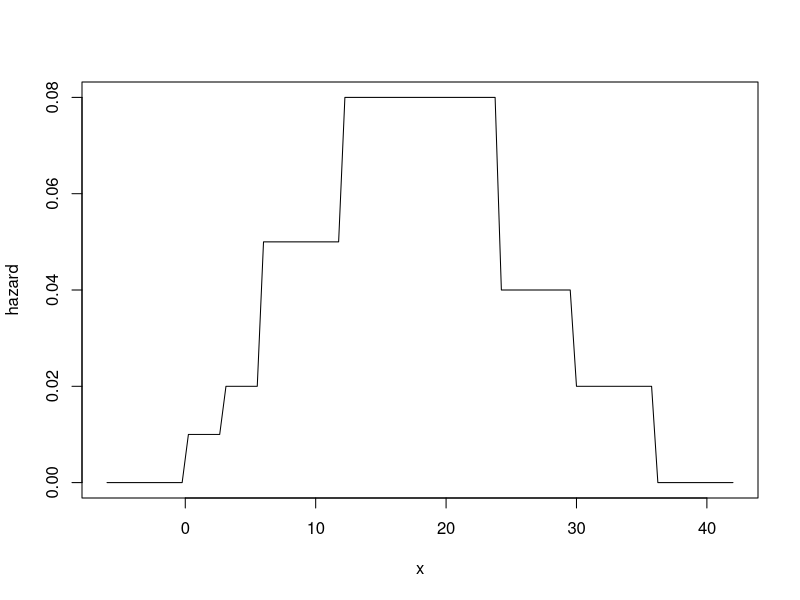
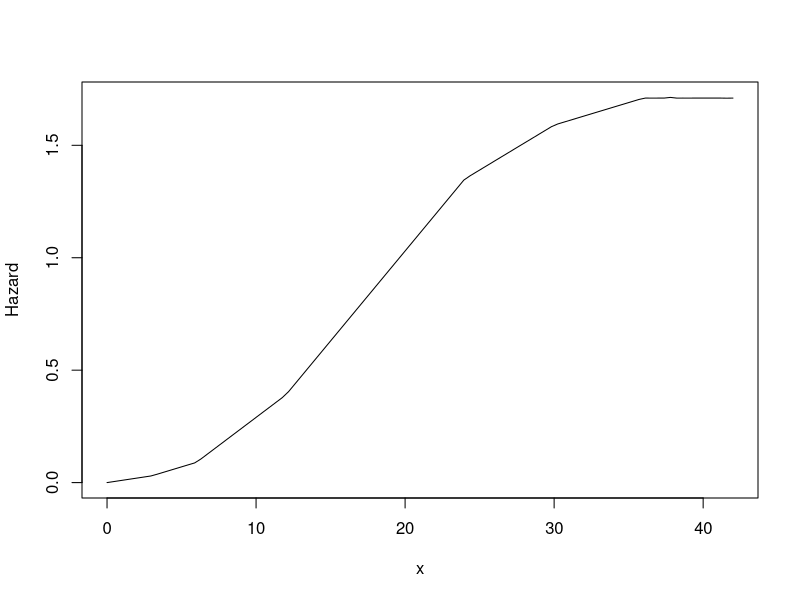
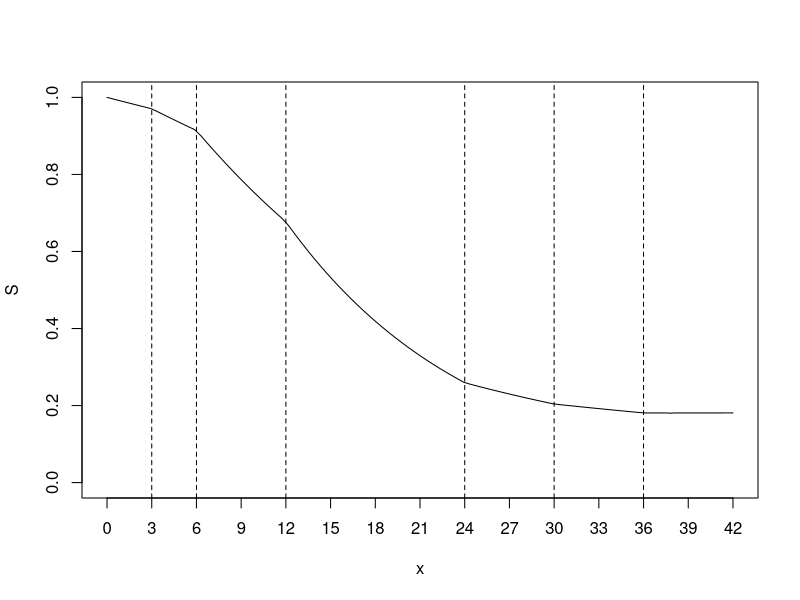

These charts were generated, in order, by the following R code:


# Specification of piecwise constant hazards
CumPeriods <- c(3, 6, 12, 24, 30, 36)       # after this number of months
HazRates <- c(.01,.02, .05, .08,.04, .02)  

hazard<-function(t){ 
  if(t<=0 | t>max(CumPeriods)) res=0 else {
    res=rev(HazRates[(t < CumPeriods)])
    res=res[length(res)]}
  return(res)
  }
hazard<-Vectorize(hazard)
hazard(c(-1,3,13,25,35,47))

plot(hazard,xlim=c(-6,42))

Hazard<-function(t){integrate(hazard,lower=0,upper=t)$value}
# Better analytically: piecewise linear function
Hazard(0)

Hazard<-Vectorize(Hazard)
plot(Hazard,xlim=c(0,42))

fail=.7
S<-function(t) { exp(-Hazard(t))}

plot(S,xlim=c(0,42),xaxp=c(0,42,14),ylim=c(0,1))
abline(v=CumPeriods,lty=2)
# Is pretty flexible!


# ToDos:  
#    (1) Given CumPeriods (t1,..,tk) and 
#    Survival values S(t1)...S(tk) monoton decreasing.
#    Finde reasonably smooth interpolation by piecewise constant hazards
#
#    (2) Given S(t) given as piecewise constant hazards
#    Simulate efficently from this distribution. 
#
#    (3) Implement the formulas for RMST and RSDST in Royston 2013 Appendix
#        for S(t) given as piecewise constant hazards
#

